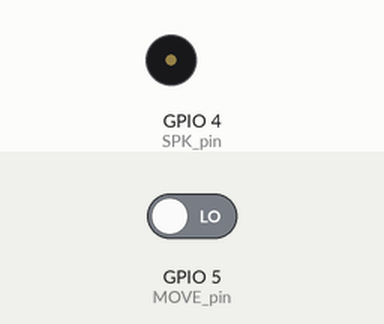
Recording of a program running on a simulated ESP8266 (NodeMCU). On the bench: buzzer (waves = sounding). The inputs (shaded band) are chosen by the test bench; at power-on: GPIO 5 (MOVE_pin) LOW. WiFi joins after 1.5 s; servers stay silent unless stated; what the program prints to the serial monitor is not drawn.

Above: at 0.1 s.
At 1.6 s:
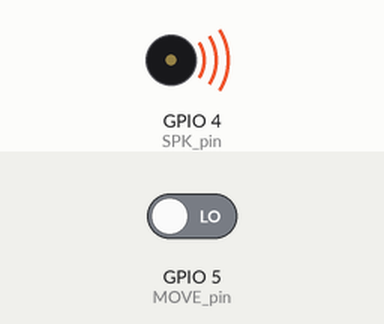
Timing chart, 0 to 3.5 s (numbered marks = the images above):
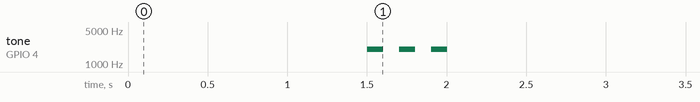

The program:

main.cpp
```cpp
/*
ESP01 LOGGER
05.10.2020
ALEXANDER MUSIIENKO

*/
//#include <NTPClient.h>
#include <ESP8266WiFi.h>
//#include <PubSubClient.h>
#include "GyverTimer.h"
#include "CTBot.h"
#include <ESP8266WebServer.h>
#include <ESP8266HTTPUpdateServer.h>
#include "Gyverbutton.h"
#include <ArduinoOTA.h>

ESP8266WebServer httpServer(80);
ESP8266HTTPUpdateServer httpUpdater;

// создать таймер, в скобках период в миллисекундах
GTimer_ms Timer1(1000);                                 // таймер для опроса бота
GTimer_ms Timer2(300);                                 // таймер для опроса датчика
GTimer_ms Timer3(1000*60*15);                                 // таймер для опроса датчика

String DeviceName;                             // Имя устройста которым будем управлять

// Update these with values suitable for your network.
const char* ssid = "MusiaNetwork";                      // WIFI ssid
const char* password = "zironkamorcheeba";              // WIFi пароль
#define MOVE_pin 5                                       // пин для датчика движения
#define SPK_pin 4

// Initialize Telegram BOT
String token = "1005940097:AAEwVd4ZfqxAT7gQMPIo1A78Eh0fw5c-vHY";        // токен для телеграм бота
String adm;        // токен для телеграм бота
CTBotReplyKeyboard telegramKbdCommand;                                  // ответная клавиатура с командами
int admin_id;                                             // id администратора

String message;
unsigned long move_time;
TBMessage msg;

WiFiClient espClient;
CTBot myBot;

void ring(int count){
  for(int i = 0;i<count;i++){
    tone(SPK_pin,2000,100);
    delay(200);
  }
}

void setup_wifi() {
  int period=0;
  Serial.println("Connecting to WiFi..");
  WiFi.mode(WIFI_STA);
  WiFi.begin(ssid, password);
    while (WiFi.status() != WL_CONNECTED) {
      delay(500);
      Serial.print(".");
      period++;
        if (period>1000){
        Serial.println("Не удалось подлючиться к WIFI - рестарт...");
        ESP.restart(); period=0;}
      }
  Serial.println("WiFi connected");
  Serial.println("IP address: ");
  Serial.println(WiFi.localIP());
  ring(3);

  Serial.println("bot.....");
  myBot.setTelegramToken(token);
  Serial.println("bot YES ");
  if (myBot.testConnection())
		Serial.println("\ntestConnection OK");
	else
		Serial.println("\ntestConnection NOK");
}

// Проверяем сообщения для бота
void telegram_getmessage(){
String resp;
  if (myBot.getNewMessage(msg)) {    // Если пришло сообщение

    // Если пришло "/status"...
            if (msg.text.equalsIgnoreCase("/status")){
              unsigned long last_move=((millis()-move_time)/60000) ;
              resp="Последнее движение зафиксировано " + String(last_move) + " минут назад";
              myBot.sendMessage(msg.sender.id, resp,telegramKbdCommand);
              }

    // Если пришло "/info"...
            if (msg.text.equalsIgnoreCase("/info")){
              long rssi = WiFi.RSSI();
              resp= "Conected to SSID: "        +     WiFi.SSID()                   +       "\n"
                  + "Local IP: "                +     WiFi.localIP().toString()     +       "\n"
                  + "MAC: "                     +     WiFi.macAddress()             +       "\n"
                  + "DNS: "                     +     WiFi.dnsIP().toString()       +       "\n"
                  + "signal strength (RSSI):"   +     rssi                          +       " dBm" +  "\n"
                  + "your id:"                  +     msg.sender.id;
              myBot.sendMessage(msg.sender.id, resp,telegramKbdCommand);
            }
    }
}

void setup() {
Serial.begin(115200);
Serial.println("Begining.....");

setup_wifi();

  // No authentication by default
  ArduinoOTA.setPassword("157953");

  ArduinoOTA.onStart([]() {
    Serial.println("Start");  //  "Начало OTA-апдейта"
  });
  ArduinoOTA.onEnd([]() {
    Serial.println("\nEnd");  //  "Завершение OTA-апдейта"
  });
  ArduinoOTA.onProgress([](unsigned int progress, unsigned int total) {
    Serial.printf("Progress: %u%%\r", (progress / (total / 100)));

  });
  ArduinoOTA.onError([](ota_error_t error) {
    Serial.printf("Error[%u]: ", error);
    if (error == OTA_AUTH_ERROR) Serial.println("Auth Failed");
    //  "Ошибка при аутентификации"
    else if (error == OTA_BEGIN_ERROR) Serial.println("Begin Failed");
    //  "Ошибка при начале OTA-апдейта"
    else if (error == OTA_CONNECT_ERROR) Serial.println("Connect Failed");
    //  "Ошибка при подключении"
    else if (error == OTA_RECEIVE_ERROR) Serial.println("Receive Failed");
    //  "Ошибка при получении данных"
    else if (error == OTA_END_ERROR) Serial.println("End Failed");
    //  "Ошибка при завершении OTA-апдейта"
  });
  ArduinoOTA.begin();

  pinMode(MOVE_pin, INPUT); // Пин кнопки
  pinMode(SPK_pin,OUTPUT);

  // telegram keyboard Commands
  telegramKbdCommand.addButton("/info");
  telegramKbdCommand.addButton("/status");
  telegramKbdCommand.enableResize();
  // Start telegram bot

// Initialize a server
}

void loop() {
  ArduinoOTA.handle();                      // проверяем обновление для прошивки по воздуху

  if (WiFi.status() != WL_CONNECTED) {      // проверяем соединение WIFI
    setup_wifi();
    }

  if (Timer1.isReady()) {                   // Таймер на 1 секунду - опрос питания
    telegram_getmessage();                    // проверяем новые сообщения для бота
    }
  if (Timer2.isReady()) {
    if (digitalRead(MOVE_pin)){
      move_time=millis();
      //ring(1);
    }
    }
    if (Timer3.isReady()) {
        if (!myBot.testConnection()) {
            ring(1);
            //Serial.println("Не удалось подлючиться к ТЕЛЕГЕ - рестарт...");
            ESP.restart();
        };
    }
}
```
